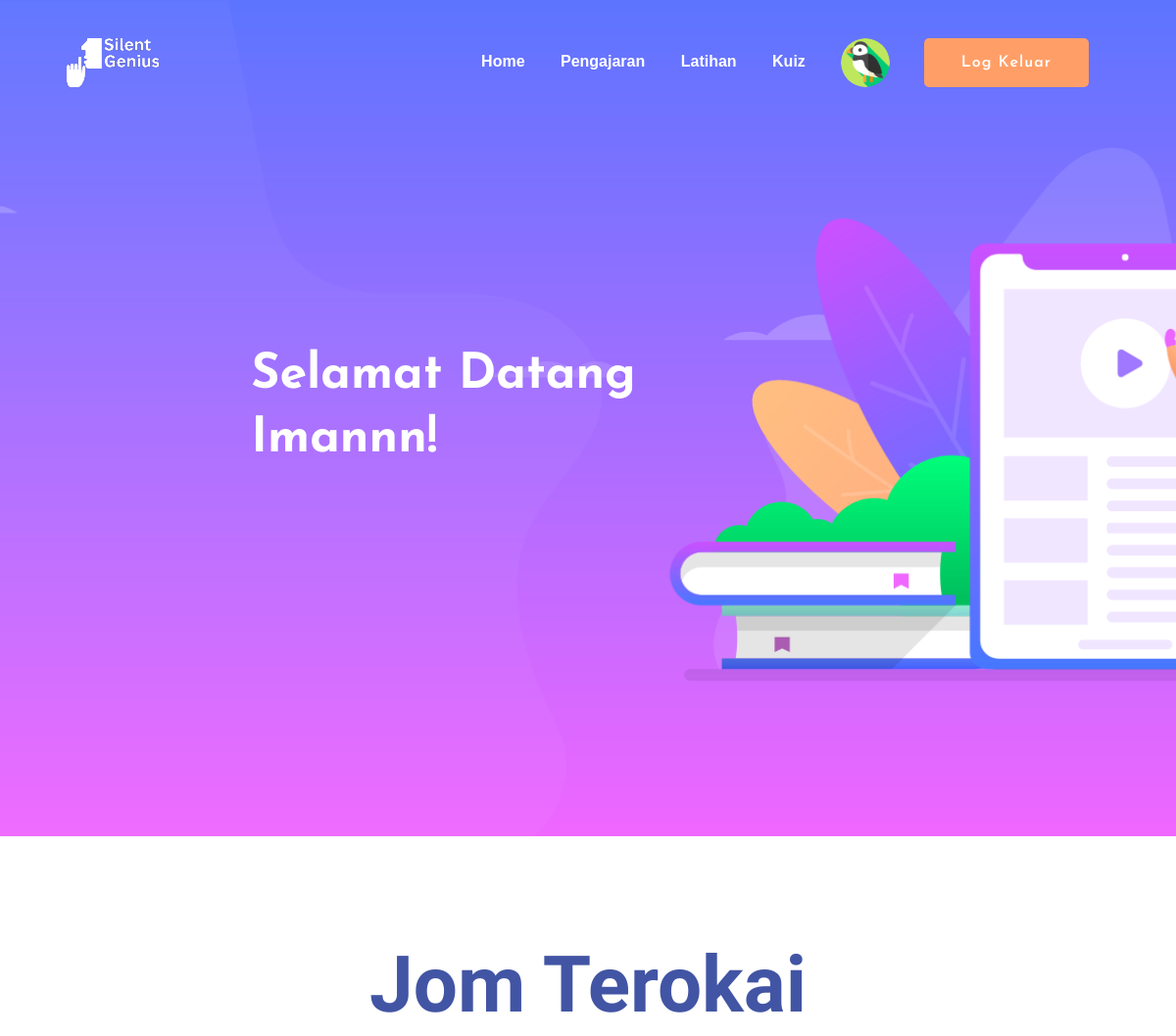
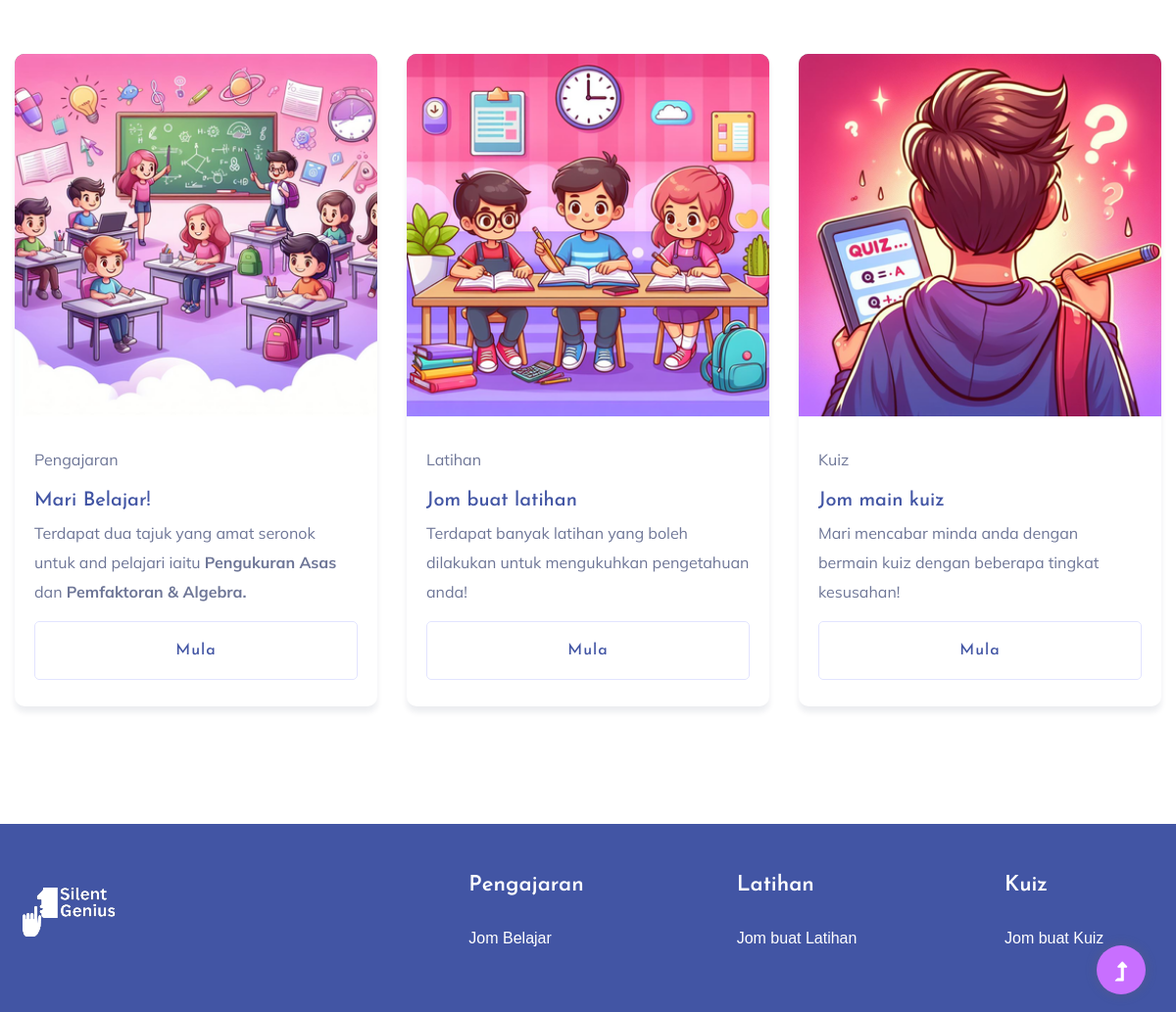
Screenshot of /home (signed in) with the database file from the repository (2 pictures, top to bottom).
### tables this page shows
CREATE TABLE "user" (
email TEXT PRIMARY KEY,
fullname TEXT,
username TEXT,
pswrd TEXT
, profile_image TEXT DEFAULT "default.jpg");

### app.py (the view)
@app.route('/home')
@login_required
def home():
    flash('Welcome back!')
    conn = create_connection()
    cur = conn.cursor()
    cur.execute("SELECT * FROM user WHERE email=?", (session['current_user'],))
    user = cur.fetchone()
    return render_template('index.html', username=session['username'], user=user)

### app.py (called while the page is built)
def create_connection():
    conn = None
    try:
        conn = sqlite3.connect('static/db/user.db')  # create a database connection
        return conn
    except Error as e:
        print(e)
    return conn

@login_manager.user_loader
def load_user(user_id):
    conn = create_connection()
    cur = conn.cursor()
    cur.execute("SELECT * FROM user WHERE email=?", (user_id,))
    user = cur.fetchone()
    if user:
        return User(*user)
    return None

### templates/index.html
{% extends "base.html" %}
{% block content %}
<section class="slider-area">
    <div class="slider-active">
        <div class="single-slider slider-height d-flex align-items-center">
            <div class="container">
                <div class="row">
                    <div class="col-xl-7 col-lg-7 col-md-12">
                        <div class="hero__caption">
                            <h1 data-animation="fadeInLeft" data-delay="0.2s">Selamat Datang<br>{{ username }}!</h1>
                        </div>
                    </div>
                </div>
            </div>
        </div>
    </div>
</section>
<div class="courses-area section-padding40 fix">
    <div class="container">
        <div class="row justify-content-center">
            <div class="col-xl-7 col-lg-8">
                <div class="section-tittle text-center mb-55">
                    <h2 class="mb-4">Jom Terokai</h2>
                </div>
            </div>
        </div>
        <div class="courses-actives">
            <div class="properties pb-20">
                <div class="properties__card">
                    <div class="properties__img overlay1">
                        <a href="/pengajaran"><img src="../static/img/gallery/ajar.png" alt=""></a>
                    </div>
                    <div class="properties__caption">
                        <p>Pengajaran</p>
                        <h3><a href="/pengajaran">Mari Belajar!</a></h3>
                        <p>Terdapat dua tajuk yang amat seronok untuk and pelajari iaitu <strong>Pengukuran
                                Asas</strong> dan
                            <strong>Pemfaktoran & Algebra.</strong>
                        </p>
                        <a href="/pengajaran" class="border-btn border-btn2">Mula</a>
                    </div>
                </div>
            </div>
            <div class="properties pb-20">
                <div class="properties__card">
                    <div class="properties__img overlay1">
                        <a href="/latihan"><img src="../static/img/gallery/latihan.png" alt=""></a>
                    </div>
                    <div class="properties__caption">
                        <p>Latihan</p>
                        <h3><a href="/latihan">Jom buat latihan</a></h3>
                        <p>Terdapat banyak latihan yang boleh dilakukan untuk mengukuhkan pengetahuan anda!
                        </p>
                        <a href="/latihan" class="border-btn border-btn2">Mula</a>
                    </div>
                </div>
            </div>
            <div class="properties pb-20">
                <div class="properties__card">
                    <div class="properties__img overlay1">
                        <a href="/kuiz"><img src="../static/img/gallery/kuiz.png" alt=""></a>
                    </div>
                    <div class="properties__caption">
                        <p>Kuiz</p>
                        <h3><a href="/kuiz">Jom main kuiz</a></h3>
                        <p>Mari mencabar minda anda dengan bermain kuiz dengan beberapa tingkat kesusahan!
                        </p>
                        <a href="/kuiz" class="border-btn border-btn2">Mula</a>
                    </div>
                </div>
            </div>
        </div>
    </div>
</div>
{% endblock %}

### templates/base.html (shortened to what this page needs)
<!doctype html>
<html class="no-js" lang="zxx">
<head>
    <link rel="stylesheet" href="https://stackpath.bootstrapcdn.com/bootstrap/4.3.1/css/bootstrap.min.css">
    <link rel='stylesheet' href='https://unpkg.com/boxicons@2.1.4/css/boxicons.min.css'>
    <link rel="stylesheet" href="../static/css/bootstrap.min.css">
    <link rel="stylesheet" href="../static/css/owl.theme.default.min.css">
    <link rel="stylesheet" href="../static/css/owl.carousel.min.css">
    <link rel="stylesheet" href="../static/css/slicknav.css">
    <link rel="stylesheet" href="../static/css/flaticon.css">
    <link rel="stylesheet" href="../static/css/progressbar_barfiller.css">
    <link rel="stylesheet" href="../static/css/gijgo.css">
    <link rel="stylesheet" href="../static/css/animate.min.css">
    <link rel="stylesheet" href="../static/css/animated-headline.css">
    <link rel="stylesheet" href="../static/css/magnific-popup.css">
    <link rel="stylesheet" href="../static/css/fontawesome-all.min.css">
    <link rel="stylesheet" href="../static/css/themify-icons.css">
    <link rel="stylesheet" href="../static/css/slick.css">
    <link rel="stylesheet" href="../static/css/nice-select.css">
    <link rel="stylesheet" href="../static/css/style.css">
    <link rel="stylesheet" href="../static/css/quiz.css">
    <link rel="stylesheet" href="../static/css/mascot.css">
    <link rel="stylesheet" href="../static/css/leaderboard.css">
</head>
<body>
    <div class="header-area header-transparent">
        <div class="main-header ">
            <div class="header-bottom  header-sticky">
                <div class="container-fluid">
                    <div class="row align-items-center">
                        <div class="col-xl-2 col-lg-2">
                            <div class="logo">
                                <a href="/home"><img src="../static/img/logo/Silent_Genius.png" alt=""></a>
                            </div>
                        </div>
                        <div class="col-xl-10 col-lg-10">
                            <div class="menu-wrapper d-flex align-items-center justify-content-end">
                                <div class="main-menu d-none d-lg-block">
                                    <nav>
                                        <ul id="navigation">
                                            <li class="active"><a href="/home">Home</a></li>
                                            <li><a href="/pengajaran">Pengajaran</a>
                                            </li>
                                            <li><a href="/latihan">Latihan</a>
                                            </li>
                                            <li><a href="/kuiz">Kuiz</a></li>
                                            <li>
                                                <a href="/profile">
                                                    {% if user %}
                                                    <img src="{{ url_for('static', filename='images/' + user[4]) }}"
                                                        alt="Profile" class="profile-image">
                                                    {% endif %}
                                                </a>
                                            </li>
                                            <li><a href="{{ url_for('logout') }}" class="btn">Log Keluar</a></li>
                                        </ul>
                                    </nav>
                                </div>
                            </div>
                        </div>
                        <div class="col-12">
                        </div>
                    </div>
                </div>
            </div>
        </div>
    </div>
    <main>
        {% block content %}{% endblock %}
    </main>
    <footer>
        <div class="footer-wrappper footer-bg">
            <div class="footer-area footer-padding">
                <div class="container">
                    <div class="row justify-content-between">
                        <div class="col-xl-4 col-lg-5 col-md-4 col-sm-6">
                            <div class="single-footer-caption mb-50">
                                <div class="single-footer-caption mb-30">
                                    <div class="footer-logo mb-25">
                                        <a href="/"><img src="../static/img/logo/Silent_Genius.png" alt=""></a>
                                    </div>
                                </div>
                            </div>
                        </div>
                        <div class="col-xl-2 col-lg-3 col-md-4 col-sm-5">
                            <div class="single-footer-caption mb-50">
                                <div class="footer-tittle">
                                    <h4>Pengajaran</h4>
                                    <ul>
                                        <li><a href="/ukuran_asas">Jom Belajar</a></li>
                                    </ul>
                                </div>
                            </div>
                        </div>
                        <div class="col-xl-2 col-lg-4 col-md-4 col-sm-6">
                            <div class="single-footer-caption mb-50">
                                <div class="footer-tittle">
                                    <h4>Latihan</h4>
                                    <ul>
                                        <li><a href="#">Jom buat Latihan</a></li>
                                    </ul>
                                </div>
                            </div>
                        </div>
                        <div class="col-xl-2 col-lg-3 col-md-4 col-sm-6">
                            <div class="single-footer-caption mb-50">
                                <div class="footer-tittle">
                                    <h4>Kuiz</h4>
                                    <ul>
                                        <li><a href="#">Jom buat Kuiz</a></li>
                                    </ul>
                                </div>
                            </div>
                        </div>
                    </div>
                </div>
            </div>
        </div>
    </footer>
</body>
<div id="back-top">
    <a title="Go to Top" href="#"> <i class="fas fa-level-up-alt"></i></a>
</div>
</html>

### static/css/mascot.css (style rules this page uses)
body { font-family: "Ubuntu-Italic", "Lucida Sans", helvetica, sans, serif; }
.container { padding: 0%; }

### rows the page displays
user: profile_image (picture), username "Imannn"
